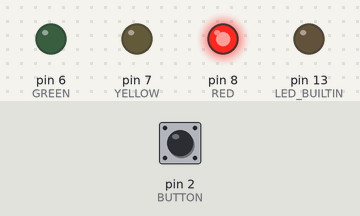
Bench run of a sketch on a simulated Arduino Uno, built with avr-gcc and run on an emulated ATmega328P. Shown: output pins drawn as LEDs (lit = HIGH). The inputs (shaded band) are chosen by the test bench; at power-on: pin 2 (BUTTON) LOW.

Above: at 1.2 s.
1.3 s: pin 2 (BUTTON) pulled HIGH for 0.15 s
At 4.3 s:
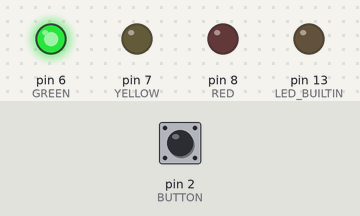
4.4 s: pin 2 (BUTTON) pulled HIGH for 1 s
At 6.7 s:
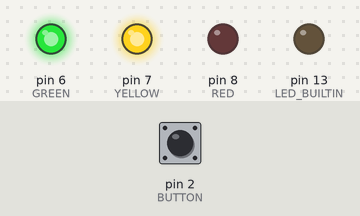
8.4 s: pin 2 (BUTTON) pulled HIGH for 3.2 s
At 10.8 s:
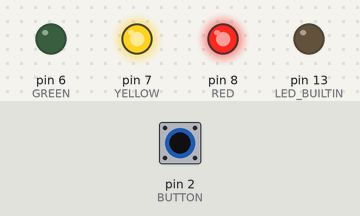
14.6 s: pin 2 (BUTTON) pulsed HIGH 5 times (0.12 s each, 0.3 s apart)
Timing chart, 0 to 20.1 s (numbered marks = the images above; inputs shaded):
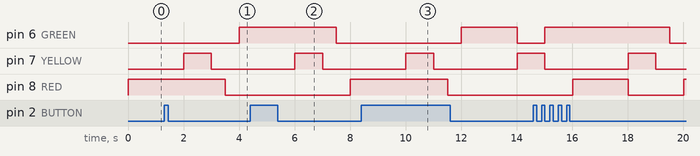

The sketch:

Part1.ino
```cpp
#define RED 8
#define YELLOW 7
#define GREEN 6
#define BUTTON 2 // must be 2 or 3 for interrupt

void setup()
{
  // put your setup code here, to run once:
  pinMode(RED, OUTPUT); // red
  pinMode(YELLOW, OUTPUT); // yellow
  pinMode(GREEN, OUTPUT); // green
  pinMode(BUTTON, INPUT);
  pinMode(LED_BUILTIN, OUTPUT);
  attachInterrupt(digitalPinToInterrupt(BUTTON), change, RISING);
}
unsigned char order[3] = {RED, YELLOW, GREEN};
unsigned char buttonPressed = 0; // to avoid the button accidentally being pressed twice

void loop()
{
  // put your main code here, to run repeatedly:
  digitalWrite(order[0], HIGH); // red
  wait(2000);
  digitalWrite(order[0], LOW); // yellow
  digitalWrite(order[1], HIGH);
  wait(1000);
  digitalWrite(order[1], LOW); // green
  digitalWrite(order[2], HIGH);
  wait(500);
  digitalWrite(order[2], LOW); // blank
  wait(500);
}

void wait(unsigned long waitTimeMillis) // wait function that can be interrupted
{
  unsigned long futureMillis = millis() + waitTimeMillis;
  while(futureMillis >= millis()){
   futureMillis == futureMillis; // busy wait
  }
  buttonPressed = 0;
}

void change(){ // changes the order of red and green leds (basically reverses the order)
  if (!buttonPressed){
    buttonPressed = 1;
    unsigned char temp = order[0];
    order[0] = order[2];
    order[2] = temp;
  }
}
```
